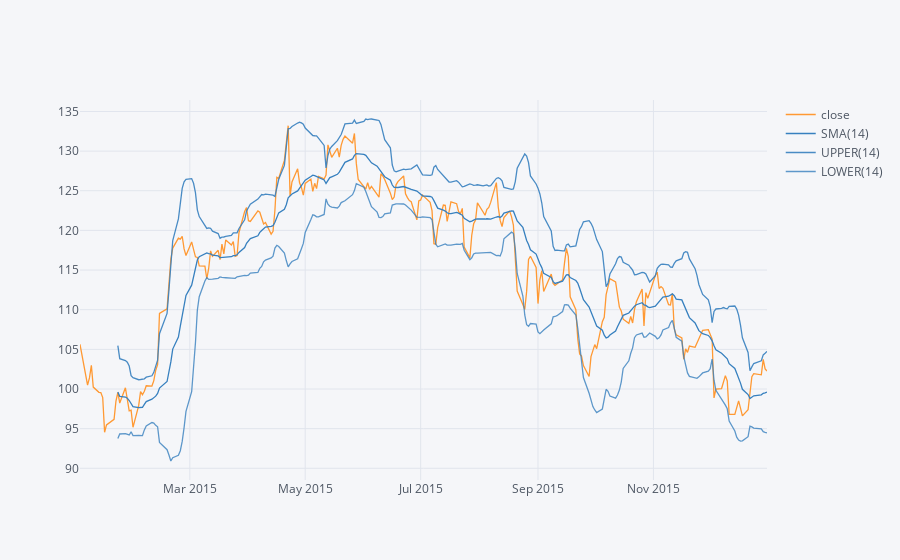

Notebook code for this chart:
### Code cell
WBC['close'].ix['2015-01-01':'2016-01-01'].ta_plot(study='boll')

### Figure 1 — Plotly figure (JSON) as saved in the notebook; plotly's stock layout.template omitted (floating-point values rounded to 4 significant figures; data arrays with more than 128 entries replaced by an {"elided": "..."} marker saying what was removed)
{"data": [{"line": {"color": "rgba(255, 153, 51, 1.0)", "dash": "solid", "width": 1.3}, "mode": "lines", "name": "close", "text": "", "type": "scatter", "x": {"elided": "252 str values"}, "y": {"elided": "252 float values"}}, {"line": {"color": "rgba(55, 128, 191, 1.0)", "dash": "solid", "width": 1.3}, "mode": "lines", "name": "SMA(14)", "text": "", "type": "scatter", "x": {"elided": "252 str values"}, "y": {"elided": "252 mixed values"}}, {"line": {"color": "rgba(55, 128, 191, 0.89999999999999991)", "dash": "solid", "width": 1.3}, "mode": "lines", "name": "UPPER(14)", "text": "", "type": "scatter", "x": {"elided": "252 str values"}, "y": {"elided": "252 mixed values"}}, {"line": {"color": "rgba(55, 128, 191, 0.79999999999999982)", "dash": "solid", "width": 1.3}, "mode": "lines", "name": "LOWER(14)", "text": "", "type": "scatter", "x": {"elided": "252 str values"}, "y": {"elided": "252 mixed values"}}], "layout": {"legend": {"bgcolor": "#F5F6F9", "font": {"color": "#4D5663"}}, "paper_bgcolor": "#F5F6F9", "plot_bgcolor": "#F5F6F9", "titlefont": {"color": "#4D5663"}, "xaxis1": {"gridcolor": "#E1E5ED", "showgrid": true, "tickfont": {"color": "#4D5663"}, "title": "", "titlefont": {"color": "#4D5663"}, "zerolinecolor": "#E1E5ED"}, "yaxis1": {"gridcolor": "#E1E5ED", "showgrid": true, "tickfont": {"color": "#4D5663"}, "title": "", "titlefont": {"color": "#4D5663"}, "zerolinecolor": "#E1E5ED"}}}
